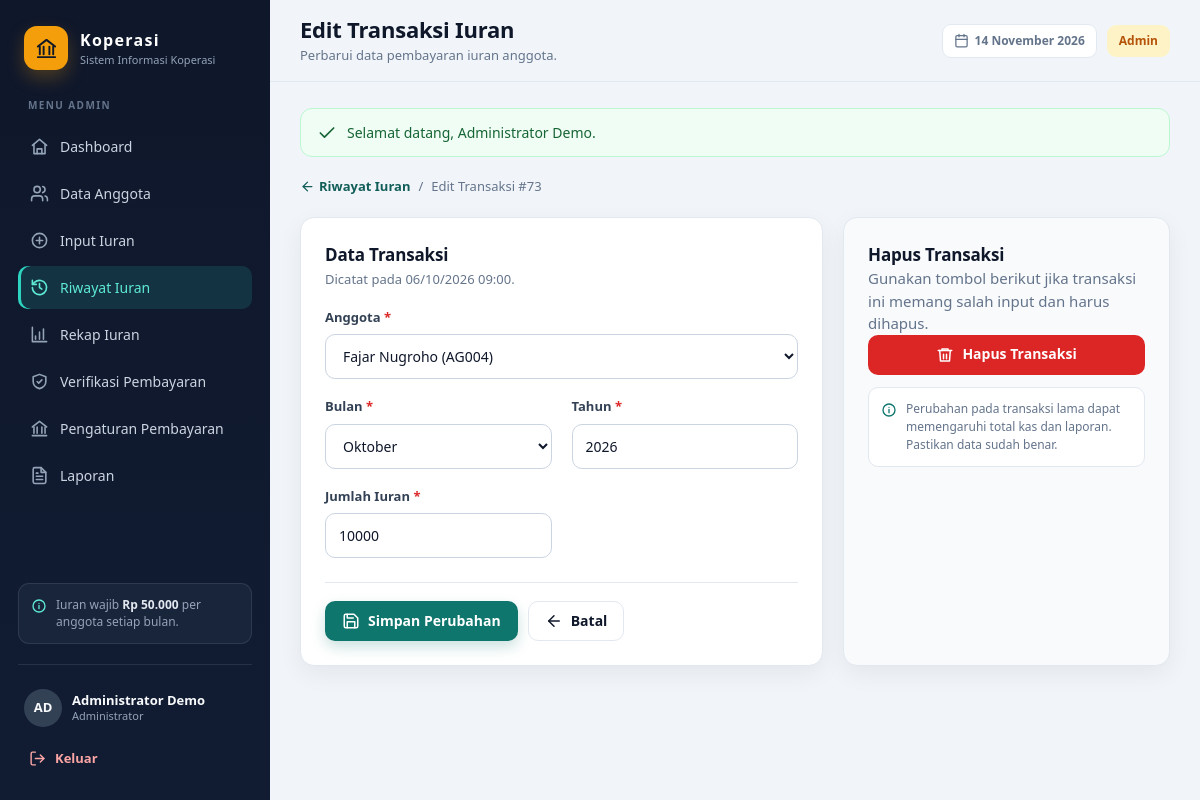
The app's page /edit_iuran.php?id=73 (signed in) with its own data.
### tables this page shows
CREATE TABLE `kas` (
    `id` INT(11) NOT NULL AUTO_INCREMENT,
    `anggota_id` INT(11) NOT NULL,
    `bulan` VARCHAR(20) NOT NULL,
    `tahun` INT(11) NOT NULL,
    `jumlah` DECIMAL(12,2) NOT NULL,
    `tanggal` TIMESTAMP NOT NULL DEFAULT CURRENT_TIMESTAMP,
    PRIMARY KEY (`id`),
    KEY `idx_kas_anggota` (`anggota_id`),
    KEY `idx_kas_periode` (`tahun`, `bulan`),
    KEY `idx_kas_anggota_periode` (`anggota_id`, `tahun`, `bulan`),
    CONSTRAINT `fk_kas_anggota` FOREIGN KEY (`anggota_id`)
        REFERENCES `anggota` (`id`) ON DELETE RESTRICT ON UPDATE CASCADE,
    CONSTRAINT `chk_kas_jumlah` CHECK (`jumlah` > 0),
    CONSTRAINT `chk_kas_tahun` CHECK (`tahun` BETWEEN 2000 AND 2100)
);

CREATE TABLE `anggota` (
    `id` INT(11) NOT NULL AUTO_INCREMENT,
    `kode_anggota` VARCHAR(20) NOT NULL,
    `nama` VARCHAR(100) NOT NULL,
    `alamat` TEXT DEFAULT NULL,
    `telepon` VARCHAR(20) DEFAULT NULL,
    PRIMARY KEY (`id`),
    UNIQUE KEY `uq_anggota_kode` (`kode_anggota`)
);

### edit_iuran.php (the view, shortened to what this page needs)
<?php
require_once __DIR__ . '/includes/bootstrap.php';
$id = get_int('id');
$transaksi = db_one(
    $conn,
    'SELECT id, anggota_id, bulan, tahun, jumlah, tanggal FROM kas WHERE id = ? LIMIT 1',
    [$id]
);
$form = [
    'anggota' => (string) ($transaksi['anggota_id'] ?? ''),
    'bulan' => (string) $transaksi['bulan'],
    'tahun' => (string) $transaksi['tahun'],
    'jumlah' => (string) (int) $transaksi['jumlah'],
];
$anggotaList = anggota_options($conn);
?>
<div class="breadcrumb">
    <a href="riwayat_iuran.php"><?= icon('back') ?> Riwayat Iuran</a>
    <span>/</span>
    <span>Edit Transaksi #<?= $id ?></span>
</div>
<div class="grid-2 wide-left">
    <form method="post" action="edit_iuran.php?id=<?= $id ?>" class="panel">
        <div class="panel-head">
            <div>
                <h2>Data Transaksi</h2>
                <p>Dicatat pada <?= e(tanggal_indo($transaksi['tanggal'], true)) ?>.</p>
            </div>
        </div>
        <div class="form-grid">
            <div class="field span-2">
                <label for="anggota">Anggota <span class="required">*</span></label>
                <select id="anggota" name="anggota" required>
                    <?php foreach ($anggotaList as $anggota): ?>
                        <option value="<?= (int) $anggota['id'] ?>"
                            <?= (string) $anggota['id'] === $form['anggota'] ? 'selected' : '' ?>>
                            <?= e($anggota['nama']) ?> (<?= e($anggota['kode_anggota']) ?>)
                        </option>
                    <?php endforeach; ?>
                </select>
            </div>
            <div class="field">
                <label for="bulan">Bulan <span class="required">*</span></label>
                <select id="bulan" name="bulan" required>
                    <?php foreach (bulan_list() as $bulan): ?>
                        <option value="<?= e($bulan) ?>" <?= $bulan === $form['bulan'] ? 'selected' : '' ?>>
                            <?= e($bulan) ?>
                        </option>
                    <?php endforeach; ?>
                </select>
            </div>
            <div class="field">
                <label for="tahun">Tahun <span class="required">*</span></label>
                <input id="tahun" type="number" name="tahun" value="<?= e($form['tahun']) ?>"
                       min="2000" max="2100" step="1" required>
            </div>
            <div class="field">
                <label for="jumlah">Jumlah Iuran <span class="required">*</span></label>
                <input id="jumlah" type="number" name="jumlah" value="<?= e($form['jumlah']) ?>"
                       min="1" max="<?= (int) IURAN_WAJIB ?>" step="1" required>
            </div>
        </div>
        <div class="form-actions">
            <button type="submit" class="btn btn-primary"><?= icon('save') ?> Simpan Perubahan</button>
            <a class="btn btn-ghost" href="riwayat_iuran.php"><?= icon('back') ?> Batal</a>
        </div>
    </form>
    <aside class="panel panel-muted">
        <h2>Hapus Transaksi</h2>
        <p class="text-muted">Gunakan tombol berikut jika transaksi ini memang salah input dan harus dihapus.</p>
        <form method="post" action="hapus_iuran.php"
              data-confirm="Hapus transaksi iuran ini secara permanen?">
            <button type="submit" class="btn btn-danger btn-block"><?= icon('trash') ?> Hapus Transaksi</button>
        </form>
        <div class="info-box">
            <?= icon('info') ?>
            <p>Perubahan pada transaksi lama dapat memengaruhi total kas dan laporan. Pastikan data sudah benar.</p>
        </div>
    </aside>
</div>

### assets/style.css (style rules this page uses)
:root { --bg: #f1f5f9; --surface: #ffffff; --surface-2: #f8fafc; --ink: #0f172a; --muted: #64748b; --line: #e2e8f0; --line-strong: #cbd5e1; --primary: #0f766e; --primary-dark: #115e59; --primary-soft: #ccfbf1; --accent: #f59e0b; --success: #16a34a; --danger: #dc2626; --warning: #d97706; --sidebar: #0f172a; --sidebar-2: #1e293b; --radius: 14px; --shadow: 0 8px 24px rgba(15, 23, 42, 0.06); --shadow-lg: 0 24px 60px rgba(15, 23, 42, 0.18); }
*, *::before, *::after { box-sizing: border-box; }
html { -webkit-text-size-adjust: 100%; }
body { margin: 0; background: var(--bg); color: var(--ink); font-family: "Segoe UI", system-ui, -apple-system, BlinkMacSystemFont, Arial, sans-serif; font-size: 15px; line-height: 1.5; }
h1, h2, h3, h4, p, ul, ol, dl, dd, figure { margin: 0; }
a { color: inherit; }
button, input, select, textarea { font: inherit; }
.btn { display: inline-flex; align-items: center; justify-content: center; gap: 8px; padding: 10px 16px; border: 1px solid transparent; border-radius: 10px; background: transparent; color: var(--ink); font-size: 14px; font-weight: 600; line-height: 1.2; text-decoration: none; cursor: pointer; white-space: nowrap; transition: background 0.15s ease, color 0.15s ease, border-color 0.15s ease, transform 0.15s ease, box-shadow 0.15s ease; }
.btn-primary { background: var(--primary); color: #fff; box-shadow: 0 6px 14px rgba(15, 118, 110, 0.22); }
.btn-ghost { background: var(--surface); border-color: var(--line); color: var(--ink); }
.btn-danger { background: var(--danger); color: #fff; }
.btn-block { width: 100%; }
.content > * + * { margin-top: 20px; }
.panel { padding: 24px; border: 1px solid var(--line); border-radius: var(--radius); background: var(--surface); box-shadow: var(--shadow); }
.panel-muted { background: var(--surface-2); }
.panel h2 { font-size: 17px; font-weight: 700; letter-spacing: -0.01em; }
.panel-head { display: flex; align-items: flex-start; justify-content: space-between; gap: 16px; margin-bottom: 18px; }
.panel-head p { margin-top: 3px; color: var(--muted); font-size: 13px; }
.grid-2 { display: grid; grid-template-columns: repeat(2, minmax(0, 1fr)); gap: 20px; }
.grid-2.wide-left { grid-template-columns: minmax(0, 1.6fr) minmax(0, 1fr); }
.text-muted { color: var(--muted) !important; }
.form-grid { display: grid; grid-template-columns: repeat(2, minmax(0, 1fr)); gap: 18px 20px; }
.span-2 { grid-column: 1 / -1; }
.field { display: flex; flex-direction: column; gap: 7px; min-width: 0; }
.field label { color: #334155; font-size: 13px; font-weight: 600; }
.field input, .field select, .field textarea { width: 100%; padding: 11px 13px; border: 1px solid var(--line-strong); border-radius: 10px; background: var(--surface); color: var(--ink); font-size: 14px; transition: border-color 0.15s ease, box-shadow 0.15s ease; }
.required { color: var(--danger); }
.form-actions { display: flex; align-items: center; gap: 10px; flex-wrap: wrap; margin-top: 24px; padding-top: 18px; border-top: 1px solid var(--line); }
.breadcrumb { display: flex; align-items: center; gap: 8px; color: var(--muted); font-size: 13px; }
.breadcrumb a { display: inline-flex; align-items: center; gap: 4px; color: var(--primary-dark); font-weight: 600; text-decoration: none; }
.info-box { display: flex; gap: 9px; margin-top: 12px; padding: 12px; border: 1px solid var(--line); border-radius: 10px; background: var(--surface); color: var(--muted); font-size: 12px; line-height: 1.5; }

### records on screen
kas: tanggal "06/10/2026 09:00", anggota "Fajar Nugroho (AG004)", tahun "2026", jumlah "10000"

### other values on screen
APP_NAME "Koperasi"
APP_TAGLINE "Sistem Informasi Koperasi"
$item['label'] "Dashboard"
$item['label'] "Data Anggota"
$item['label'] "Input Iuran"
$item['label'] "Riwayat Iuran"
$item['label'] "Rekap Iuran"
$item['label'] "Verifikasi Pembayaran"
$item['label'] "Pengaturan Pembayaran"
$item['label'] "Laporan"
rupiah(IURAN_WAJIB) "Rp 50.000"
initials($user['nama']) "AD"
$user['nama'] "Administrator Demo"
$heading "Edit Transaksi Iuran"
$subtitle "Perbarui data pembayaran iuran anggota."
